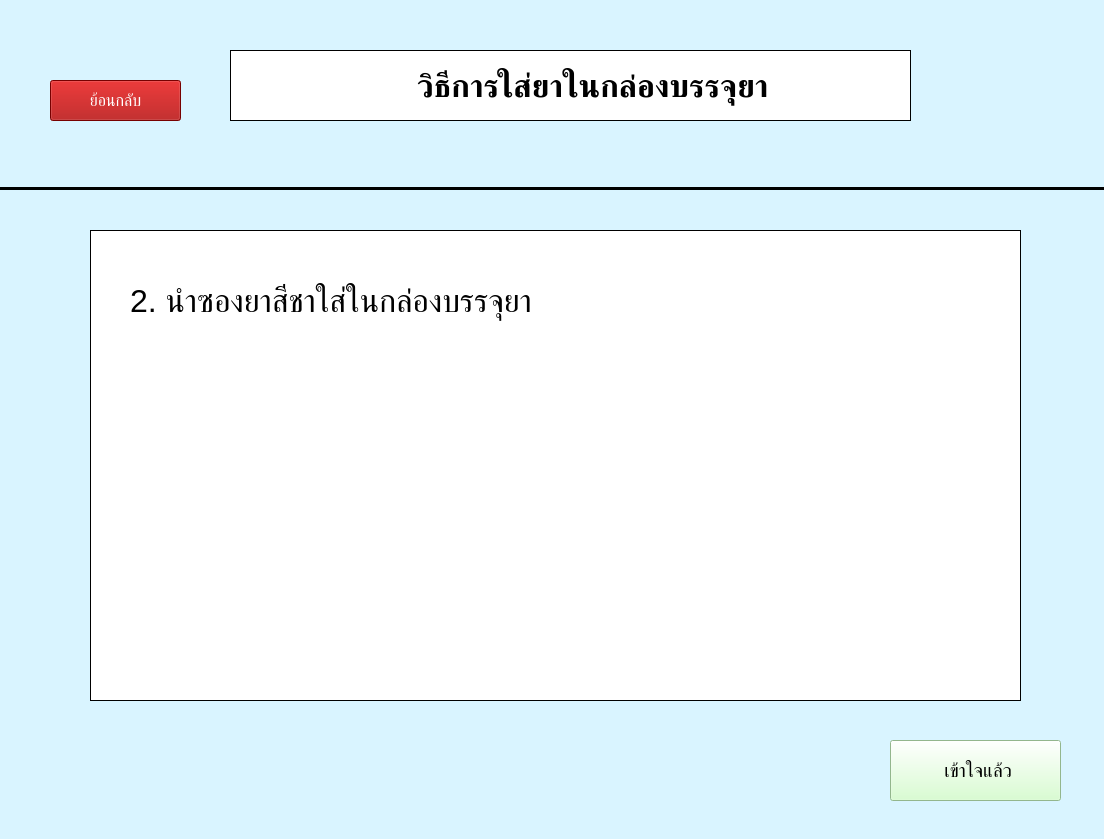
<?xml version="1.0" encoding="UTF-8"?>
<ui version="4.0">
 <class>med_pack2</class>
 <widget class="QMainWindow" name="med_pack2">
  <property name="geometry">
   <rect>
    <x>0</x>
    <y>0</y>
    <width>1104</width>
    <height>839</height>
   </rect>
  </property>
  <property name="font">
   <font>
    <pointsize>10</pointsize>
   </font>
  </property>
  <property name="windowTitle">
   <string>วิธีการใส่ยา</string>
  </property>
  <property name="styleSheet">
   <string notr="true">background-color: rgb(217, 244, 255)</string>
  </property>
  <property name="toolButtonStyle">
   <enum>Qt::ToolButtonIconOnly</enum>
  </property>
  <widget class="QWidget" name="centralwidget2">
   <widget class="QLabel" name="packMed2_label">
    <property name="geometry">
     <rect>
      <x>230</x>
      <y>50</y>
      <width>681</width>
      <height>71</height>
     </rect>
    </property>
    <property name="font">
     <font>
      <pointsize>24</pointsize>
      <weight>75</weight>
      <bold>true</bold>
     </font>
    </property>
    <property name="styleSheet">
     <string notr="true">background-color: rgb(255, 255, 255);</string>
    </property>
    <property name="frameShape">
     <enum>QFrame::Box</enum>
    </property>
    <property name="lineWidth">
     <number>1</number>
    </property>
    <property name="text">
     <string>     วิธีการใส่ยาในกล่องบรรจุยา</string>
    </property>
    <property name="textFormat">
     <enum>Qt::AutoText</enum>
    </property>
    <property name="scaledContents">
     <bool>false</bool>
    </property>
    <property name="alignment">
     <set>Qt::AlignCenter</set>
    </property>
    <property name="wordWrap">
     <bool>true</bool>
    </property>
   </widget>
   <widget class="QLabel" name="pack_icon2_label">
    <property name="geometry">
     <rect>
      <x>270</x>
      <y>70</y>
      <width>41</width>
      <height>41</height>
     </rect>
    </property>
    <property name="font">
     <font>
      <pointsize>24</pointsize>
      <weight>75</weight>
      <bold>true</bold>
     </font>
    </property>
    <property name="styleSheet">
     <string notr="true">background-color: rgb(255, 255, 255);</string>
    </property>
    <property name="frameShape">
     <enum>QFrame::NoFrame</enum>
    </property>
    <property name="lineWidth">
     <number>1</number>
    </property>
    <property name="text">
     <string/>
    </property>
    <property name="textFormat">
     <enum>Qt::AutoText</enum>
    </property>
    <property name="pixmap">
     <pixmap resource="../Resources/resources.qrc">:/icons/istockphoto-1263011147-170667a.jpg</pixmap>
    </property>
    <property name="scaledContents">
     <bool>true</bool>
    </property>
    <property name="alignment">
     <set>Qt::AlignCenter</set>
    </property>
    <property name="wordWrap">
     <bool>true</bool>
    </property>
   </widget>
   <widget class="Line" name="line2">
    <property name="geometry">
     <rect>
      <x>-20</x>
      <y>180</y>
      <width>1201</width>
      <height>16</height>
     </rect>
    </property>
    <property name="frameShadow">
     <enum>QFrame::Plain</enum>
    </property>
    <property name="lineWidth">
     <number>3</number>
    </property>
    <property name="orientation">
     <enum>Qt::Horizontal</enum>
    </property>
   </widget>
   <widget class="QPushButton" name="pack_back2_pushButton">
    <property name="geometry">
     <rect>
      <x>50</x>
      <y>80</y>
      <width>131</width>
      <height>41</height>
     </rect>
    </property>
    <property name="font">
     <font>
      <pointsize>12</pointsize>
     </font>
    </property>
    <property name="styleSheet">
     <string notr="true">color: rgb(255, 255, 255);
background-color: rgb(166, 0, 0)</string>
    </property>
    <property name="text">
     <string>ย้อนกลับ</string>
    </property>
   </widget>
   <widget class="QFrame" name="frame2">
    <property name="geometry">
     <rect>
      <x>90</x>
      <y>230</y>
      <width>931</width>
      <height>471</height>
     </rect>
    </property>
    <property name="styleSheet">
     <string notr="true">background-color: rgb(255, 255, 255);</string>
    </property>
    <property name="frameShape">
     <enum>QFrame::Box</enum>
    </property>
    <property name="frameShadow">
     <enum>QFrame::Plain</enum>
    </property>
    <widget class="QLabel" name="step2_label">
     <property name="geometry">
      <rect>
       <x>40</x>
       <y>50</y>
       <width>601</width>
       <height>41</height>
      </rect>
     </property>
     <property name="font">
      <font>
       <pointsize>24</pointsize>
      </font>
     </property>
     <property name="text">
      <string>2. นำซองยาสีชาใส่ในกล่องบรรจุยา</string>
     </property>
    </widget>
    <widget class="QLabel" name="img2_label">
     <property name="geometry">
      <rect>
       <x>230</x>
       <y>160</y>
       <width>451</width>
       <height>231</height>
      </rect>
     </property>
     <property name="text">
      <string/>
     </property>
     <property name="pixmap">
      <pixmap resource="../Resources/resources.qrc">:/image/med_pack2_img.png</pixmap>
     </property>
     <property name="scaledContents">
      <bool>true</bool>
     </property>
     <property name="alignment">
      <set>Qt::AlignCenter</set>
     </property>
    </widget>
   </widget>
   <widget class="QPushButton" name="next2_pushButton">
    <property name="geometry">
     <rect>
      <x>890</x>
      <y>740</y>
      <width>171</width>
      <height>61</height>
     </rect>
    </property>
    <property name="font">
     <font>
      <pointsize>14</pointsize>
     </font>
    </property>
    <property name="styleSheet">
     <string notr="true">background-color: rgb(206, 255, 197);</string>
    </property>
    <property name="text">
     <string> เข้าใจแล้ว</string>
    </property>
    <property name="icon">
     <iconset resource="../Resources/resources.qrc">
      <normaloff>:/icons/next_icon.png</normaloff>:/icons/next_icon.png</iconset>
    </property>
    <property name="iconSize">
     <size>
      <width>30</width>
      <height>30</height>
     </size>
    </property>
   </widget>
  </widget>
 </widget>
 <resources>
  <include location="../Resources/resources.qrc"/>
 </resources>
 <connections/>
</ui>
